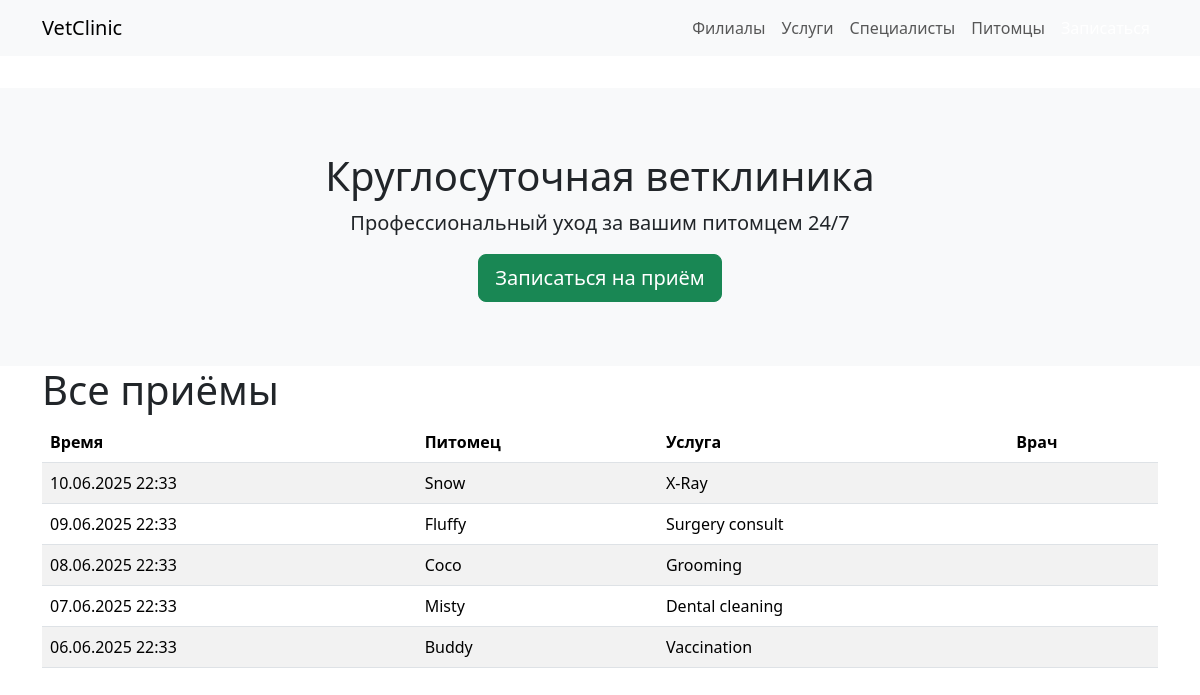
The app's page /appointments/, older data.
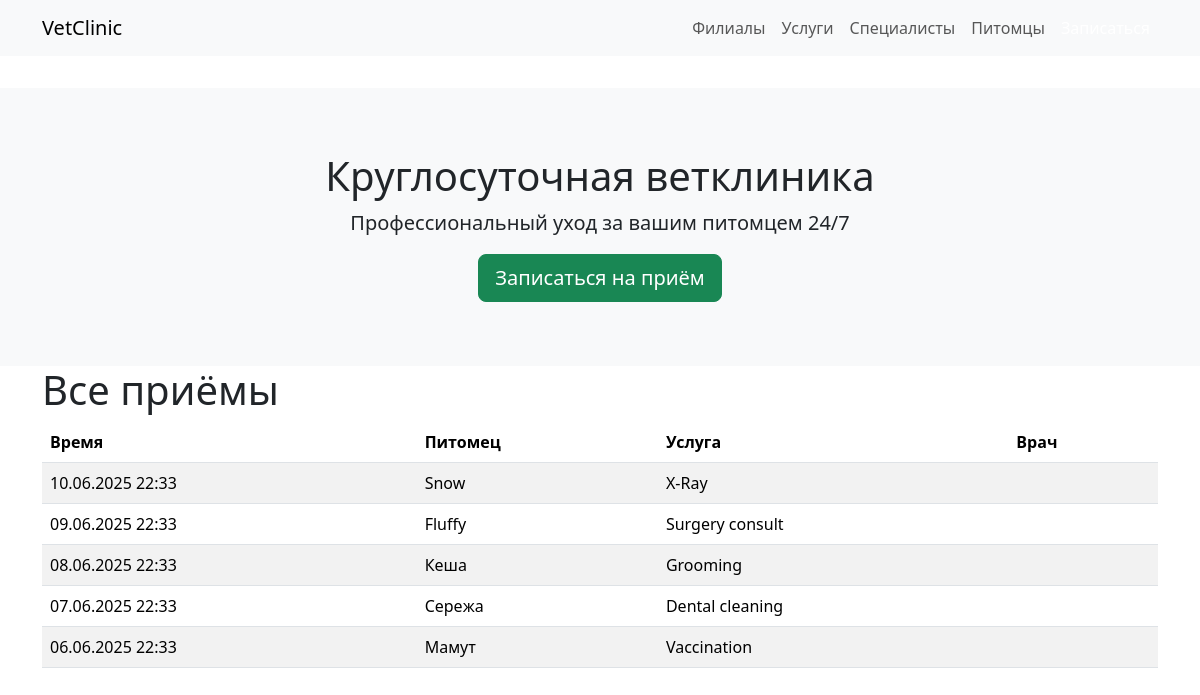
The same page, newer data.
### vetclinic/models.py (models this page shows, shortened)
class Appointment(models.Model):
    id = models.BigAutoField(primary_key=True, db_column="appointment_id")
    pet = models.ForeignKey(
        Pet, db_column="pet_id", on_delete=models.CASCADE,
        related_name="appointments", verbose_name=_("питомец")
    )
    clinic = models.ForeignKey(
        Clinic, db_column="clinic_id", on_delete=models.SET_NULL,
        null=True, related_name="appointments", verbose_name=_("клиника")
    )
    service = models.ForeignKey(
        Service, db_column="service_id", on_delete=models.SET_NULL,
        null=True, related_name="appointments", verbose_name=_("услуга")
    )
    vet = models.ForeignKey(
        Vet, db_column="vet_id", on_delete=models.SET_NULL,
        null=True, related_name="appointments", verbose_name=_("ветеринар")
    )
    start_time = models.DateTimeField(_("начало"))
    end_time = models.DateTimeField(_("конец"), null=True, blank=True)
    status = models.ForeignKey(
        AppointmentStatus, db_column="status_id", on_delete=models.SET_NULL,
        null=True, related_name="appointments", verbose_name=_("статус")
    )
    notes = models.TextField(_("заметки"), blank=True)
    created_at = models.DateTimeField(_("создан"), default=timezone.now)
    updated_at = models.DateTimeField(_("обновлён"), auto_now=True)
    created_by_user = models.ForeignKey(
        User, db_column="created_by_user_id", on_delete=models.SET_NULL,
        null=True, related_name="+", verbose_name=_("создал")
    )
    updated_by_user = models.ForeignKey(
        User, db_column="updated_by_user_id", on_delete=models.SET_NULL,
        null=True, related_name="+", verbose_name=_("обновил")
    )
    class Meta:
        db_table = "appointments"
        verbose_name = _("запись")
        verbose_name_plural = _("записи")

class Pet(models.Model):
    GENDERS = [("M", _("М")), ("F", _("Ж"))]
    id = models.BigAutoField(primary_key=True, db_column="pet_id")
    owner = models.ForeignKey(
        User, db_column="user_id", on_delete=models.CASCADE,
        related_name="pets", verbose_name=_("владелец")
    )
    species = models.ForeignKey(
        Species, db_column="species_id", on_delete=models.SET_NULL,
        null=True, related_name="pets", verbose_name=_("вид")
    )
    name = models.CharField(_("кличка"), max_length=100)
    breed = models.CharField(_("порода"), max_length=100, blank=True)
    gender = models.CharField(_("пол"), max_length=1, choices=GENDERS)
    date_of_birth = models.DateField(_("дата рождения"), null=True, blank=True)
    weight_kg = models.DecimalField(_("вес (кг)"), max_digits=5, decimal_places=2, null=True, blank=True)
    photo = models.ImageField(_("фото"), upload_to="pets/", blank=True, null=True, db_column="photo_path")
    created_at = models.DateTimeField(_("создан"), default=timezone.now)
    updated_at = models.DateTimeField(_("обновлён"), auto_now=True)
    class Meta:
        db_table = "pets"
        verbose_name = _("питомец")
        verbose_name_plural = _("питомцы")
    @property
    def age_years(self):
        if not self.date_of_birth:
            return "—"
        return (timezone.now().date() - self.date_of_birth).days // 365
    age_years.fget.short_description = _("возраст, лет")

class Service(models.Model):
    id = models.AutoField(primary_key=True, db_column="service_id")
    name = models.CharField(_("название"), max_length=150)
    description = models.TextField(_("описание"), blank=True)
    base_price = models.DecimalField(_("базовая цена"), max_digits=10, decimal_places=2)
    duration_minutes = models.PositiveIntegerField(_("длительность, мин"), null=True, blank=True)
    created_at = models.DateTimeField(_("создан"), default=timezone.now)
    updated_at = models.DateTimeField(_("обновлён"), auto_now=True)
    class Meta:
        db_table = "services"
        verbose_name = _("услуга")
        verbose_name_plural = _("услуги")

### vetclinic/views.py (the view)
# urls.py: path("appointments/", views.AppointmentListView.as_view(), name="appointment_list"),
class AppointmentListView(ListView):
    model = Appointment
    template_name = "vetclinic/appointment_list.html"
    context_object_name = "appointments"
    paginate_by = 20
    ordering = "-start_time"

### vetclinic/templates/vetclinic/appointment_list.html (shortened to what this page needs)
{% extends 'vetclinic/base.html' %}
{% block content %}
<h1>Все приёмы</h1>
<table class="table table-striped">
  <thead><tr><th>Время</th><th>Питомец</th><th>Услуга</th><th>Врач</th></tr></thead>
  <tbody>
  {% for a in appointments %}
    <tr>
      <td>{{ a.start_time|date:"d.m.Y H:i" }}</td>
      <td>{{ a.pet.name }}</td>
      <td>{{ a.service.name }}</td>
      <td>{{ a.vet.user.get_full_name }}</td>
    </tr>
  {% empty %}
    <tr><td colspan="4">Записей нет</td></tr>
  {% endfor %}
  </tbody>
</table>
{% endblock %}

Row changes from the older to the newer data that the page shows:
changed through a linked row, Appointment "Grooming": pet.name "Coco" → "Кеша"
changed through a linked row, Appointment "Dental cleaning": pet.name "Misty" → "Сережа"
changed through a linked row, Appointment "Vaccination": pet.name "Buddy" → "Мамут"
